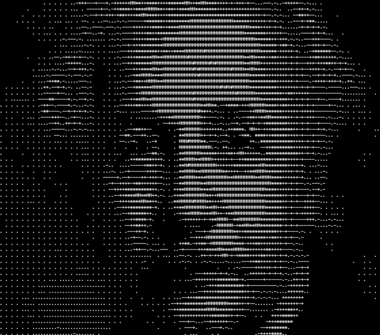
#> input picture img/einstein.png, 380 x 335 px
$ python ansiart.py img/einstein.png   (Python 2 division)
#> lines starting #> are read from the running program, lines starting #| are printed output that depends on the picture
import argparse
import json
from PIL import Image

SIZE = 30
DEFAULT = ['  ', '. ', '..', '.-', '--', '-+', '++', '**', 'HH', 'H#', '##']
PALETTE_MAP = {'Default': DEFAULT}
try:
    PALETTE_MAP.update(json.loads(file("palette.json").read()))
except Exception:
    print("Failed to load palettes")


def get_art(path, size=SIZE, inverse=True, palette=DEFAULT):
#> called with path = 'img/einstein.png', size = 60, inverse = True
    im = Image.open(path)
#> im is the input picture: PIL image 380x335 L; min 0, max 222, mean 25.4
    if not inverse:
        palette = list(reversed(palette))
        palette.append(palette[-1])
    shadow_step = 255 / (len(palette) - 1)
    w_h = float(im.height) / im.width
#> w_h = 0.882
    im = im.resize((size, int(size * w_h)))
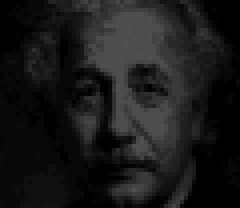
#> im: PIL image 60x52 L (shown 4 times larger); min 0, max 81, mean 25.4
    im = im.convert(mode="L")
    text = ""
    for i in range(im.height):
        for j in range(im.width):
            p = im.getpixel((j, i))
            text += palette[p / shadow_step]
        text += "\n"
    return text


if __name__ == '__main__':
    parser = argparse.ArgumentParser(
            description='Tool for generating ANSI pictures.')
    parser.add_argument('path', help='path to image (.png, .jpg or .jpeg)')
    parser.add_argument('--size', type=int, nargs='?',
                        help='size of picture to be generated, default: 60',
                        default=60)
    parser.add_argument('--palette', nargs='?',
                        help='palette name, default : "Default", '
                             'palettes are taken from "palette.json" file',
                        default='Default')
    parser.add_argument('-inverse', default=True, action='store_true',
                        help='inverse picture')

    args = parser.parse_args().__dict__
    if args.get('palette'):
        args['palette'] = PALETTE_MAP[args['palette']]
    print(get_art(**args))
